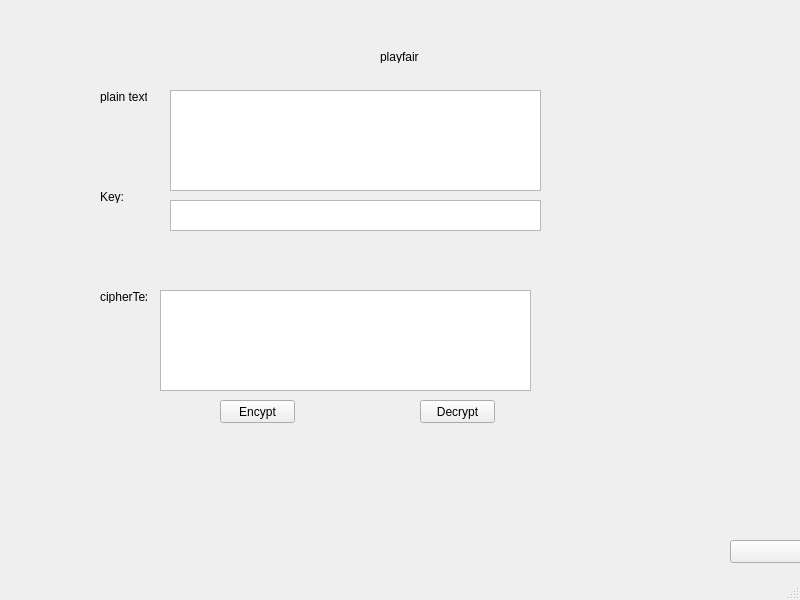
<?xml version="1.0" encoding="UTF-8"?>
<ui version="4.0">
 <class>MainWindow</class>
 <widget class="QMainWindow" name="MainWindow">
  <property name="geometry">
   <rect>
    <x>0</x>
    <y>0</y>
    <width>800</width>
    <height>600</height>
   </rect>
  </property>
  <property name="windowTitle">
   <string>MainWindow</string>
  </property>
  <widget class="QWidget" name="centralwidget">
   <widget class="QLabel" name="label">
    <property name="geometry">
     <rect>
      <x>100</x>
      <y>90</y>
      <width>47</width>
      <height>13</height>
     </rect>
    </property>
    <property name="text">
     <string>plain text:</string>
    </property>
   </widget>
   <widget class="QLabel" name="label_2">
    <property name="geometry">
     <rect>
      <x>100</x>
      <y>190</y>
      <width>47</width>
      <height>13</height>
     </rect>
    </property>
    <property name="text">
     <string>Key:</string>
    </property>
   </widget>
   <widget class="QLabel" name="label_3">
    <property name="geometry">
     <rect>
      <x>100</x>
      <y>290</y>
      <width>47</width>
      <height>13</height>
     </rect>
    </property>
    <property name="text">
     <string>cipherText:</string>
    </property>
   </widget>
   <widget class="QLabel" name="label_4">
    <property name="geometry">
     <rect>
      <x>380</x>
      <y>50</y>
      <width>47</width>
      <height>13</height>
     </rect>
    </property>
    <property name="text">
     <string>playfair </string>
    </property>
   </widget>
   <widget class="QPushButton" name="btn_encrypt">
    <property name="geometry">
     <rect>
      <x>220</x>
      <y>400</y>
      <width>75</width>
      <height>23</height>
     </rect>
    </property>
    <property name="text">
     <string>Encypt</string>
    </property>
   </widget>
   <widget class="QPushButton" name="btn_decrypt">
    <property name="geometry">
     <rect>
      <x>420</x>
      <y>400</y>
      <width>75</width>
      <height>23</height>
     </rect>
    </property>
    <property name="text">
     <string>Decrypt</string>
    </property>
   </widget>
   <widget class="QPlainTextEdit" name="txt_plain">
    <property name="geometry">
     <rect>
      <x>170</x>
      <y>90</y>
      <width>371</width>
      <height>101</height>
     </rect>
    </property>
   </widget>
   <widget class="QPlainTextEdit" name="txt_key">
    <property name="geometry">
     <rect>
      <x>170</x>
      <y>200</y>
      <width>371</width>
      <height>31</height>
     </rect>
    </property>
    <property name="plainText">
     <string/>
    </property>
   </widget>
   <widget class="QPlainTextEdit" name="txt_cipher">
    <property name="geometry">
     <rect>
      <x>160</x>
      <y>290</y>
      <width>371</width>
      <height>101</height>
     </rect>
    </property>
   </widget>
   <widget class="QPushButton" name="ddeeee">
    <property name="geometry">
     <rect>
      <x>730</x>
      <y>540</y>
      <width>75</width>
      <height>23</height>
     </rect>
    </property>
    <property name="text">
     <string/>
    </property>
   </widget>
  </widget>
  <widget class="QMenuBar" name="menubar">
   <property name="geometry">
    <rect>
     <x>0</x>
     <y>0</y>
     <width>800</width>
     <height>21</height>
    </rect>
   </property>
  </widget>
  <widget class="QStatusBar" name="statusbar"/>
 </widget>
 <resources/>
 <connections/>
</ui>
